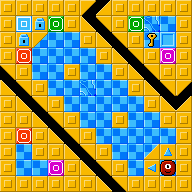

A 2D game scene composited from a Tiled map and its tileset images. What follows is a short description and the map's XML, with every tile layer's data as written:
An orthogonal 12x12 tile map with 16x16 px tiles, 3 tile layers (floor, walls, items).

<map version="1.10" tiledversion="1.11.0" orientation="orthogonal" renderorder="left-up" width="12" height="12" tilewidth="16" tileheight="16" infinite="0" nextlayerid="4" nextobjectid="1">
 <editorsettings>
  <export target="../game/levels/level36.lua" format="lua" />
 </editorsettings>
 <properties>
  <property name="moves" type="int" value="15" />
  <property name="name" value="REFRACTURE" />
 </properties>
 <tileset firstgid="1" source="tiles.tsx" />
 <layer id="1" name="floor" width="12" height="12">
  <data encoding="csv">
0,0,0,0,0,0,0,0,0,0,0,0,
0,52,52,52,0,0,0,0,52,52,52,0,
0,52,52,52,52,0,0,0,0,52,88,0,
0,52,52,52,52,52,0,0,0,0,52,0,
0,0,52,52,0,52,52,0,0,0,0,0,
0,0,0,52,52,52,52,52,0,0,0,0,
0,0,0,0,52,52,52,52,52,0,0,0,
0,0,0,0,0,52,52,0,52,52,0,0,
0,52,0,0,0,0,52,52,52,52,52,0,
0,52,0,0,0,0,0,52,52,52,52,0,
0,52,52,52,0,0,0,0,52,52,52,0,
0,0,0,0,0,0,0,0,0,0,0,0
</data>
 </layer>
 <layer id="2" name="walls" width="12" height="12">
  <data encoding="csv">
51,51,51,51,51,56,53,51,51,51,51,51,
51,0,0,0,51,54,55,51,0,0,0,51,
51,0,56,0,0,51,54,55,51,0,0,51,
51,0,0,0,0,0,51,54,55,51,0,51,
55,51,0,0,51,0,0,51,54,55,51,51,
54,55,51,0,0,0,0,0,51,54,55,56,
51,54,55,51,0,0,0,0,0,51,54,53,
51,51,54,55,51,0,0,51,0,0,51,51,
51,0,51,54,55,51,0,0,0,0,0,51,
51,0,51,51,54,55,51,0,0,53,0,51,
51,0,0,0,51,54,55,51,0,0,0,51,
51,51,51,51,51,51,54,55,51,51,51,51
</data>
 </layer>
 <layer id="3" name="items" width="12" height="12">
  <data encoding="csv">
0,0,0,0,0,0,0,0,0,0,0,0,
0,1,13,7,0,0,0,0,7,14,0,0,
0,13,0,0,0,0,0,0,0,12,11,0,
0,9,0,0,0,0,0,0,0,0,8,0,
0,0,0,0,0,0,0,0,0,0,0,0,
0,0,0,0,0,14,0,0,0,0,0,0,
0,0,0,0,0,0,0,0,0,0,0,0,
0,0,0,0,0,0,0,0,0,0,0,0,
0,9,0,0,0,0,0,0,0,0,0,0,
0,0,0,0,0,0,0,0,0,0,5,0,
0,0,0,8,0,0,0,0,0,3,2,0,
0,0,0,0,0,0,0,0,0,0,0,0
</data>
 </layer>
</map>
